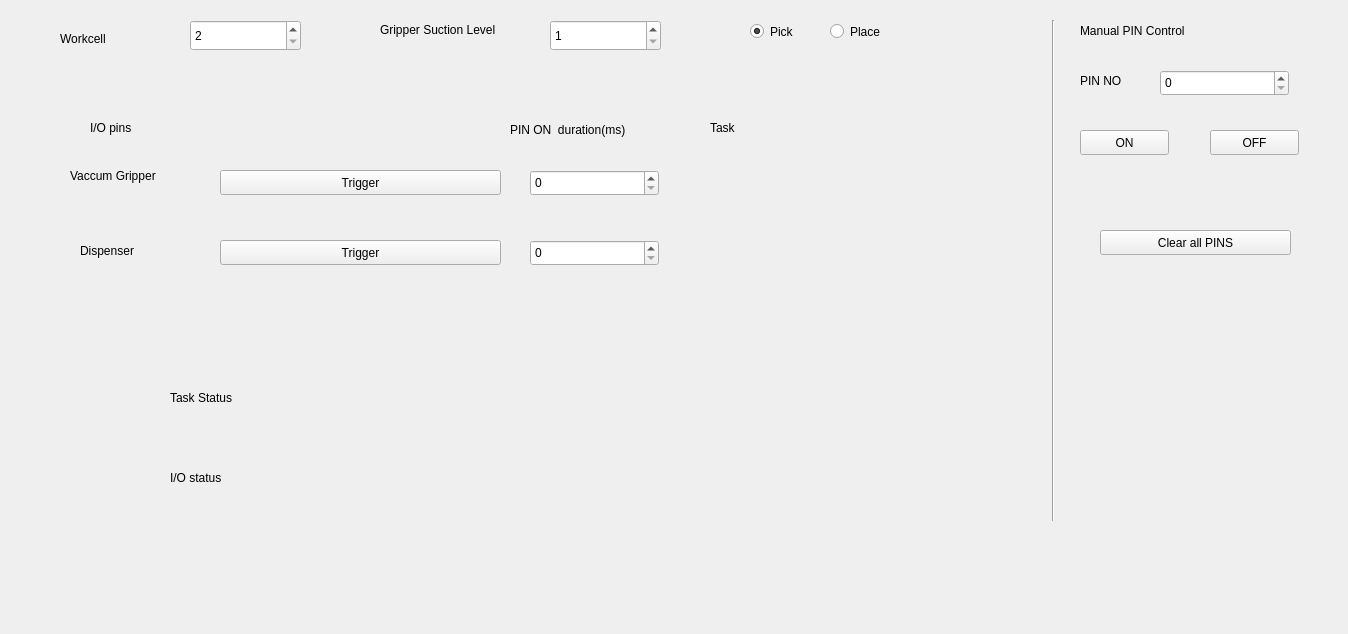
<?xml version="1.0" encoding="UTF-8"?>
<ui version="4.0">
 <class>MyPluginWidget</class>
 <widget class="QWidget" name="MyPluginWidget">
  <property name="geometry">
   <rect>
    <x>0</x>
    <y>0</y>
    <width>1348</width>
    <height>634</height>
   </rect>
  </property>
  <property name="windowTitle">
   <string>Remote_IO</string>
  </property>
  <widget class="QLabel" name="label_3">
   <property name="geometry">
    <rect>
     <x>90</x>
     <y>120</y>
     <width>131</width>
     <height>16</height>
    </rect>
   </property>
   <property name="text">
    <string>I/O pins</string>
   </property>
  </widget>
  <widget class="QLabel" name="label_4">
   <property name="geometry">
    <rect>
     <x>510</x>
     <y>120</y>
     <width>151</width>
     <height>20</height>
    </rect>
   </property>
   <property name="text">
    <string>PIN ON  duration(ms)</string>
   </property>
  </widget>
  <widget class="QSpinBox" name="spinBox_2">
   <property name="geometry">
    <rect>
     <x>530</x>
     <y>170</y>
     <width>129</width>
     <height>26</height>
    </rect>
   </property>
   <property name="maximum">
    <number>100000</number>
   </property>
  </widget>
  <widget class="QSpinBox" name="spinBox">
   <property name="geometry">
    <rect>
     <x>530</x>
     <y>240</y>
     <width>129</width>
     <height>26</height>
    </rect>
   </property>
   <property name="maximum">
    <number>100000</number>
   </property>
  </widget>
  <widget class="QPushButton" name="pushButton_2">
   <property name="geometry">
    <rect>
     <x>220</x>
     <y>170</y>
     <width>281</width>
     <height>25</height>
    </rect>
   </property>
   <property name="text">
    <string>Trigger</string>
   </property>
  </widget>
  <widget class="QPushButton" name="pushButton_3">
   <property name="geometry">
    <rect>
     <x>220</x>
     <y>240</y>
     <width>281</width>
     <height>25</height>
    </rect>
   </property>
   <property name="text">
    <string>Trigger</string>
   </property>
  </widget>
  <widget class="QLabel" name="label">
   <property name="geometry">
    <rect>
     <x>70</x>
     <y>150</y>
     <width>129</width>
     <height>51</height>
    </rect>
   </property>
   <property name="text">
    <string>Vaccum Gripper</string>
   </property>
  </widget>
  <widget class="QLabel" name="label_2">
   <property name="geometry">
    <rect>
     <x>80</x>
     <y>230</y>
     <width>129</width>
     <height>41</height>
    </rect>
   </property>
   <property name="text">
    <string>Dispenser</string>
   </property>
  </widget>
  <widget class="QLabel" name="label_5">
   <property name="geometry">
    <rect>
     <x>710</x>
     <y>120</y>
     <width>81</width>
     <height>16</height>
    </rect>
   </property>
   <property name="text">
    <string>Task</string>
   </property>
  </widget>
  <widget class="QLabel" name="label_6">
   <property name="geometry">
    <rect>
     <x>710</x>
     <y>170</y>
     <width>171</width>
     <height>31</height>
    </rect>
   </property>
   <property name="text">
    <string/>
   </property>
  </widget>
  <widget class="QLabel" name="label_7">
   <property name="geometry">
    <rect>
     <x>680</x>
     <y>230</y>
     <width>201</width>
     <height>31</height>
    </rect>
   </property>
   <property name="text">
    <string/>
   </property>
  </widget>
  <widget class="QLabel" name="label_8">
   <property name="geometry">
    <rect>
     <x>60</x>
     <y>30</y>
     <width>67</width>
     <height>17</height>
    </rect>
   </property>
   <property name="text">
    <string>Workcell</string>
   </property>
  </widget>
  <widget class="QSpinBox" name="spinBox_3">
   <property name="geometry">
    <rect>
     <x>190</x>
     <y>20</y>
     <width>111</width>
     <height>31</height>
    </rect>
   </property>
   <property name="minimum">
    <number>2</number>
   </property>
   <property name="maximum">
    <number>3</number>
   </property>
  </widget>
  <widget class="QSpinBox" name="spinBox_4">
   <property name="geometry">
    <rect>
     <x>550</x>
     <y>20</y>
     <width>111</width>
     <height>31</height>
    </rect>
   </property>
   <property name="minimum">
    <number>1</number>
   </property>
   <property name="maximum">
    <number>4</number>
   </property>
   <property name="value">
    <number>1</number>
   </property>
  </widget>
  <widget class="QLabel" name="label_9">
   <property name="geometry">
    <rect>
     <x>380</x>
     <y>20</y>
     <width>151</width>
     <height>20</height>
    </rect>
   </property>
   <property name="text">
    <string>Gripper Suction Level</string>
   </property>
  </widget>
  <widget class="QLabel" name="label_10">
   <property name="geometry">
    <rect>
     <x>170</x>
     <y>390</y>
     <width>81</width>
     <height>16</height>
    </rect>
   </property>
   <property name="text">
    <string>Task Status</string>
   </property>
  </widget>
  <widget class="QLabel" name="label_11">
   <property name="geometry">
    <rect>
     <x>170</x>
     <y>470</y>
     <width>81</width>
     <height>16</height>
    </rect>
   </property>
   <property name="text">
    <string>I/O status</string>
   </property>
  </widget>
  <widget class="QLabel" name="label_12">
   <property name="geometry">
    <rect>
     <x>280</x>
     <y>380</y>
     <width>751</width>
     <height>41</height>
    </rect>
   </property>
   <property name="text">
    <string/>
   </property>
  </widget>
  <widget class="QLabel" name="label_13">
   <property name="geometry">
    <rect>
     <x>280</x>
     <y>460</y>
     <width>731</width>
     <height>41</height>
    </rect>
   </property>
   <property name="text">
    <string/>
   </property>
  </widget>
  <widget class="QRadioButton" name="radioButton">
   <property name="geometry">
    <rect>
     <x>750</x>
     <y>20</y>
     <width>71</width>
     <height>23</height>
    </rect>
   </property>
   <property name="text">
    <string>Pick</string>
   </property>
   <property name="checked">
    <bool>true</bool>
   </property>
  </widget>
  <widget class="QRadioButton" name="radioButton_2">
   <property name="geometry">
    <rect>
     <x>830</x>
     <y>20</y>
     <width>71</width>
     <height>23</height>
    </rect>
   </property>
   <property name="text">
    <string>Place</string>
   </property>
  </widget>
  <widget class="QPushButton" name="pushButton_4">
   <property name="geometry">
    <rect>
     <x>1100</x>
     <y>230</y>
     <width>191</width>
     <height>25</height>
    </rect>
   </property>
   <property name="text">
    <string>Clear all PINS</string>
   </property>
  </widget>
  <widget class="QSpinBox" name="spinBox_5">
   <property name="geometry">
    <rect>
     <x>1160</x>
     <y>70</y>
     <width>129</width>
     <height>26</height>
    </rect>
   </property>
   <property name="maximum">
    <number>30</number>
   </property>
  </widget>
  <widget class="Line" name="line">
   <property name="geometry">
    <rect>
     <x>1043</x>
     <y>20</y>
     <width>20</width>
     <height>501</height>
    </rect>
   </property>
   <property name="orientation">
    <enum>Qt::Vertical</enum>
   </property>
  </widget>
  <widget class="QLabel" name="label_14">
   <property name="geometry">
    <rect>
     <x>1080</x>
     <y>70</y>
     <width>67</width>
     <height>21</height>
    </rect>
   </property>
   <property name="text">
    <string>PIN NO</string>
   </property>
  </widget>
  <widget class="QPushButton" name="pushButton">
   <property name="geometry">
    <rect>
     <x>1080</x>
     <y>130</y>
     <width>89</width>
     <height>25</height>
    </rect>
   </property>
   <property name="text">
    <string>ON</string>
   </property>
  </widget>
  <widget class="QPushButton" name="pushButton_5">
   <property name="geometry">
    <rect>
     <x>1210</x>
     <y>130</y>
     <width>89</width>
     <height>25</height>
    </rect>
   </property>
   <property name="text">
    <string>OFF</string>
   </property>
  </widget>
  <widget class="QLabel" name="label_15">
   <property name="geometry">
    <rect>
     <x>1080</x>
     <y>20</y>
     <width>261</width>
     <height>21</height>
    </rect>
   </property>
   <property name="text">
    <string>Manual PIN Control</string>
   </property>
  </widget>
  <widget class="QLabel" name="label_16">
   <property name="geometry">
    <rect>
     <x>280</x>
     <y>520</y>
     <width>731</width>
     <height>41</height>
    </rect>
   </property>
   <property name="text">
    <string/>
   </property>
  </widget>
 </widget>
 <resources/>
 <connections/>
 <slots>
  <slot>update_vaccum_time_ON()</slot>
  <slot>update_dispenser_time_ON()</slot>
 </slots>
</ui>
